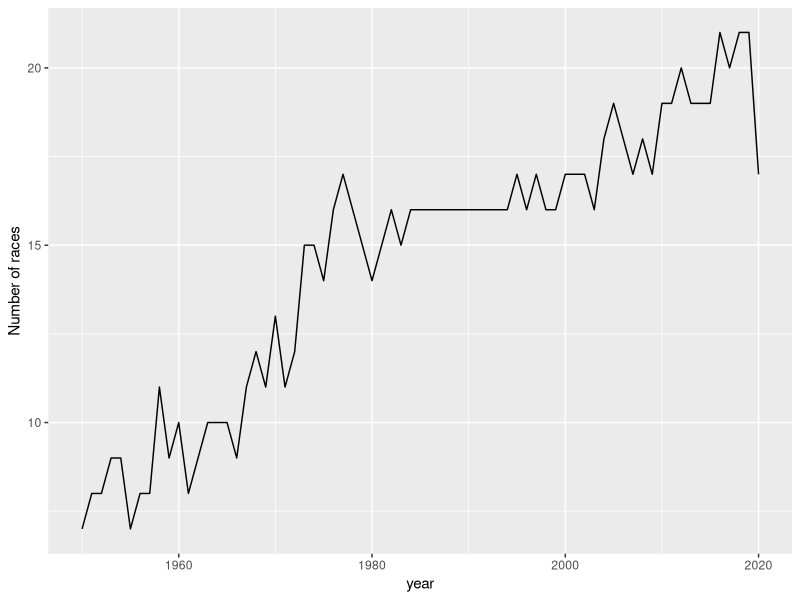

Generate this figure with R: (Note: a time limit stopped this script after it produced the figure.)
## ---- chunk 1
library(tidyverse)
## ---- chunk 2
race_results <- read_csv("../data/race_results_statsf1.csv")
head(race_results)
## ---- chunk 3
max(race_results["race_id"])
## ---- chunk 4
summary(race_results["year"])
## ---- chunk 5
race_results %>% 
  select(year, round) %>% 
  distinct(year, round) %>%
  group_by(year) %>%
  summarise(races_count = n())
## ---- chunk 6
annual_races_count <- race_results %>% 
                      select(year, round) %>% 
                      distinct(year, round) %>% 
                      group_by(year) %>% 
                      summarise(races_count = n())

ggplot(annual_races_count, aes(x=year, y=races_count))+
         geom_line() + labs(y="Number of races")
## ---- chunk 7
race_results %>% select(race_name) %>% 
  group_by(race_name) %>% summarize(count = n())
## ---- chunk 8
race_results %>% select(year, race_name) %>% 
                  distinct(year, race_name) %>% 
                  group_by(race_name) %>% 
                  summarize(count = n()) %>% 
                  arrange(desc(count))
## ---- chunk 9
summary(race_results["p_prelim"])
## ---- chunk 10
race_results %>% select(race_id, driver) %>% 
                  distinct(race_id, driver) %>%
                  group_by(driver) %>% 
                  summarize(count = n()) %>%
                  arrange(desc(count))
## ---- chunk 11
race_results %>% select(race_id, team)%>%
                  distinct(race_id, team) %>%
                  group_by(team) %>% 
                  summarize(count = n())
## ---- chunk 12
select(race_results, race_id, constructor_long)%>%
  distinct(race_id, constructor_long) %>%
  group_by(constructor_long) %>% 
  summarize(count = n())
## ---- chunk 13
ptm <- proc.time()

get_last <- function(some_race_id) {
  last <- race_results %>%
    select(race_id, position, driver) %>%
    filter(race_id == some_race_id) %>%
    distinct(race_id,driver) %>%
    summarise(count=n()) %>%
    pull(count)
  return(last)
}

race_results_cleaning <- race_results %>%
  rowwise() %>%
  mutate(position_numeric_a =
           case_when(position == "np" |
                       position == "f" ~
                       get_last(race_id)))
# Check how long this chunk took
run_time <- proc.time() - ptm
## ---- chunk 14
race_results_cleaning <- race_results_cleaning %>%
  rowwise() %>%
  mutate(position_numeric_b =
           case_when(position == "dsq" ~
               as.integer(get_last(race_id) + 1)))
## ---- chunk 15
rr2 <- race_results_cleaning %>% unite("position_numeric", position_numeric_a, position_numeric_b, na.rm=TRUE)
## ---- chunk 16
race_results_cleaning <- race_results_cleaning %>%
  rowwise() %>%
  mutate(position_numeric_c =
           case_when(position %in% 
                       c("npq","nq", "tf", "exc") ~
                       as.integer(0)))
## ---- chunk 17
get_finish <- function(some_race_id, some_driver) {
  finish <- race_results %>%
    select(race_id, p_prelim, driver) %>%
    filter(race_id == some_race_id, driver == some_driver) %>%
    pull(p_prelim)
}

race_results_cleaning <- race_results_cleaning %>%
  rowwise() %>%
  mutate(position_numeric_d = list(case_when(
    position == "&" ~ 
      as.integer(get_finish(race_id, driver))
    )))
## ---- chunk 18
race_results_cleaning <- race_results_cleaning %>% add_column(result_id=1:nrow(race_results_cleaning))
## ---- chunk 19
get_finish <- function(some_result_id) {
  finish <- race_results_cleaning %>%
    select(result_id, p_prelim) %>%
    filter(result_id == some_result_id) %>%
    pull(p_prelim)
  return(finish)
}

race_results_cleaning <- race_results_cleaning %>%
  rowwise() %>%
  mutate(position_numeric_d2 = case_when(
    position == "&" ~
      as.integer(get_finish(result_id))
    ))
## ---- chunk 20
race_results_cleaning <- race_results_cleaning %>%
  rowwise() %>%
  mutate(position_numeric_e = case_when(
    position %in% c("ab","nc") |
    !(position %in% c( "&","ab", "nc", "np",
                      "nq", "npq", "dsq",
                      "exc", "f", "tf")) ~
      as.integer(get_finish(result_id))
    ))
## ---- chunk 21
race_results_cleaning <- race_results_cleaning %>% unite("position_numeric", position_numeric_a, position_numeric_b, position_numeric_c,position_numeric_d2, position_numeric_e, na.rm=TRUE) %>%
  select(-position_numeric_d)

## ---- chunk 22
race_results_cleaning <- race_results_cleaning %>%
        mutate(position_numeric =
                 as.double(position_numeric)) %>%
        select(-p_prelim)
## ---- chunk 23
race_results_cleaning <- race_results_cleaning %>% 
  mutate(driver = str_replace(driver, "Andr�","André")) %>%
  mutate(driver = str_replace(driver, "Azdr�bal","Azdrúbal")) %>%
  mutate(driver = str_replace(driver, "Eug�ne","Eugène")) %>%
  mutate(driver = str_replace(driver, "Fran�ois","François")) %>%
  mutate(driver = str_replace(driver, "G�nther","Günther")) %>%
  mutate(driver = str_replace(driver, "G�rard","Gérard")) %>%
  mutate(driver = str_replace(driver, "Jean-�ric","Jean-Éric")) %>%
  mutate(driver = str_replace(driver, "Jos�","José")) %>%
  mutate(driver = str_replace(driver, "J�r�me","Jérôme")) %>%
  mutate(driver = str_replace(driver, "ST�CHELIN","STAECHELIN")) %>%
  mutate(driver = str_replace(driver, "Ren�","René")) %>%
  mutate(driver = str_replace(driver, "S�bastien","Sébastien")) %>%
  mutate(driver = str_replace(driver, "St�phane","Stéphane")) %>%
  mutate(driver = str_replace(driver, "BELS�","BELSØ")) %>%
  mutate(driver = str_replace(driver, "S�bastien","Sébastien"))
## ---- chunk 24
race_results_cleaning <- race_results_cleaning %>% fill(team, .direction="down")
## ---- chunk 25
rr2 <- race_results_cleaning %>% 
          select(position, constructor_long) %>% 
          mutate(constructor_long = case_when(
            position == "&" ~ lag(constructor_long),
            TRUE ~ constructor_long))
## ---- chunk 26
race_results_cleaning <- race_results_cleaning %>%
          mutate(constructor_long = case_when(
            position == "&" ~ lag(constructor_long),
            TRUE ~ constructor_long))
## ---- chunk 27
rr2 <- race_results_cleaning %>% select(year, race_name, team) %>% rowwise() %>%
  mutate(is_F1_car = str_detect(team, "\\*", negate= TRUE))
## ---- chunk 28
race_results_cleaning <- race_results_cleaning %>% rowwise() %>%
  mutate(is_F1_car = str_detect(team, "\\*", negate= TRUE))
## ---- chunk 29
race_results_cleaning <- race_results_cleaning %>%
  mutate(team = str_replace(team," \\*","")) %>%
  mutate(team = str_squish(team)) %>%
  mutate(constructor_long = str_replace(constructor_long," \\*","")) %>%
  mutate(constructor_long = str_squish(constructor_long))
## ---- chunk 30
race_results_cleaning <- race_results_cleaning %>% 
  mutate(team = str_replace(team, "Ekstr�m","Ekström")) %>%
  mutate(constructor_long = str_replace(constructor_long, "Ekstr�m","Ekström"))
## ---- chunk 31
race_results_cleaning <- race_results_cleaning %>% rename(constructor = team)
## ---- chunk 32
rr2 <- race_results_cleaning %>% 
        select(extra) %>%
        mutate(extra = str_replace(extra, "�", "")) %>%
        mutate(extra = str_replace(extra, "�", "")) %>%
        mutate(extra = str_replace(extra, "�", "")) %>%
        mutate(extra = str_replace(extra, "�", "")) %>%
        mutate(extra = str_replace(extra, "�", ""))
## ---- chunk 33
race_results_cleaning <- race_results_cleaning %>%
        mutate(extra = str_replace(extra, "�", "")) %>%
        mutate(extra = str_replace(extra, "�", "")) %>%
        mutate(extra = str_replace(extra, "�", "")) %>%
        mutate(extra = str_replace(extra, "�", "")) %>%
        mutate(extra = str_replace(extra, "�", ""))
## ---- chunk 34
race_results_cleaning <- race_results_cleaning %>% 
  mutate(race_country = case_when(
    race_name == "Britain" ~ "England",
    race_name %in% c("USA West", "USA East",
                     "Las Vegas", "Indianapolis") ~ "USA",
    race_name == "Pacific" ~ "Japan",
    race_name == "Abu Dhabi" ~ "UAE",
    race_name %in% c("Pescara", "San Marino") ~ "Italy",
    race_name == "Europe" & year %in% c(1983, 1985,1993) ~ "England",
    race_name == "Europe" & year %in% c(1984, 1995, 1996, 1999,
                                        2000, 2001, 2002,2003,
                                        2004,2005,2006,2007) ~ "Germany",
    race_name == "Europe" & year %in% c(1994, 1997, 2008,2009,
                                        2010,2011,2012) ~ "Spain",
    race_name == "Europe" & year == 2016 ~ "Azerbaijan",
    TRUE ~ race_name
  ))
## ---- chunk 35
race_results_cleaning <- race_results_cleaning %>% select(result_id,
                                                          race_id,
                                                          year,
                                                          round,
                                                          race_name,
                                                          race_country,
                                                          driver,
                                                          position,
                                                          position_numeric,
                                                          constructor,
                                                          constructor_long,
                                                          extra,
                                                          is_F1_car
                                                          )
write_csv(race_results_cleaning, "../data/race_results_clean.csv", append=FALSE)
